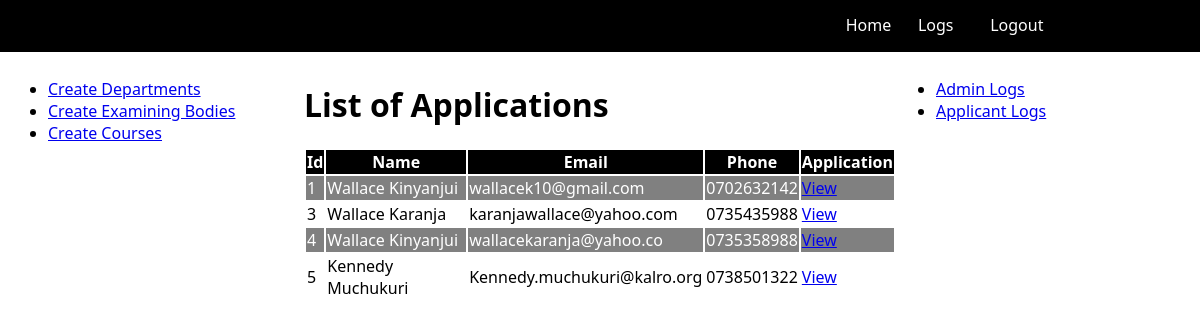
Page /admin/applications.php (signed in) on the committed database.
### tables this page shows
CREATE TABLE `application_form` (
  `id` bigint unsigned NOT NULL AUTO_INCREMENT,
  `firstname` varchar(255) NOT NULL,
  `lastname` varchar(255) NOT NULL,
  `email_address` varchar(255) DEFAULT NULL,
  `phone_number` varchar(15) NOT NULL,
  PRIMARY KEY (`id`)
);

### applicant/Form.php (called while the page is built, shortened)
<?php
class Form
{
    public $connection;
    public function __construct()
    {
        $this->connection = $this->createDbConnection();
    }
    public function createDbConnection()
    {
        $dsn = "mysql:host=localhost;port=3307;dbname=form";
        $username = "admin";
        $password = "admin2024";
        try {
            $pdo = new PDO($dsn, $username, $password);
            return $pdo;
        } catch (PDOException $e) {
            echo $e->getMessage();
        }
    }
    public function selectAll()
    {
        $sql = "SELECT * FROM application_form";
        $result = $this->connection->query($sql);
        $records = $result->fetchAll(PDO::FETCH_ASSOC);
        return $records;
    }
}

### admin/applications.php (the view, shortened to what this page needs)
<?php
include '../applicant/Form.php';
?>
<!DOCTYPE html>
<html lang="en">
<head>
  <link rel="stylesheet" href="../applicant/styles.css">
</head>
<body>
  <div class="header-container">
    <div></div>
    <div></div>
    <div>
      <nav>
        <ul class="nav-container">
          <div class="links">
            <li><a href="index.php">Home</a></li>
          </div>
          <div class="links">
            <li><a href="logs.php">Logs</a></li>
          </div>
          <div>
            <li class="links"><a href="logout.php">Logout</a></li>
          </div>
        </ul>
      </nav>
    </div>
  </div>
  <div class="container">
    <div>
      <nav>
        <ul>
          <li><a href="create_departments.php">Create Departments</a></li>
          <li><a href="create_examining_bodies.php">Create Examining Bodies</a></li>
          <li><a href="create_courses.php">Create Courses</a></li>
        </ul>
      </nav>
    </div>
    <main>
      <div>
        <h1>List of Applications</h1>
        <table>
          <thead>
            <th>Id</th>
            <th>Name</th>
            <th>Email</th>
            <th>Phone</th>
            <th>Application</th>
          </thead>
          <tbody>
            <?php
            $applications = new Form();
            foreach ($applications->selectAll() as $row) { ?>
              <td><?php echo $row['id']; ?></td>
              <td><?php echo $row['firstname'] . " " . $row['lastname']; ?></td>
              <td><?php echo $row['email_address']; ?></td>
              <td><?php echo $row['phone_number']; ?></td>
              <td><a href="view.php?id=<?php echo $row['id']; ?>">View</a></td>
            <?php } ?>
          </tbody>
        </table>
    </main>
    <div>
      <nav>
        <ul>
          <li><a href="adminLogs.php">Admin Logs</a></li>
          <li><a href="applicantLogs.php">Applicant Logs</a></li>
        </ul>
      </nav>
    </div>
  </div>
</body>
</html>

### applicant/styles.css (style rules this page uses)
body { font-family: 'Segoe UI', Tahoma, Geneva, Verdana, sans-serif; }
.header-container { display: grid; grid-template-columns: 1fr 1fr 1fr; background-color: black; margin-top: -10px; margin-left: -10px; margin-right: -10px; margin-bottom: 10px; }
.nav-container { display: grid; grid-template-columns: 1fr 1fr 1fr 1fr 1fr; }
.header-container nav ul li { display: inline; color: white; margin: 5px; }
.header-container nav ul li a { text-decoration: none; color: white; }
.container { display: grid; grid-template-columns: 1fr 2fr 1fr; }
table thead th { background-color: black; color: white; }
table { margin: auto; }

### rows in the picture
application_form: id "1", firstname "Wallace", lastname "Kinyanjui", email_address "wallacek10@gmail.com", phone_number "0702632142"
application_form: id "3", firstname "Wallace", lastname "Karanja", email_address "karanjawallace@yahoo.com", phone_number "0735435988"
application_form: id "4", firstname "Wallace", lastname "Kinyanjui", email_address "wallacekaranja@yahoo.co", phone_number "0735358988"
application_form: id "5", firstname "Kennedy", lastname "Muchukuri", email_address "Kennedy.muchukuri@kalro.org", phone_number "0738501322"
